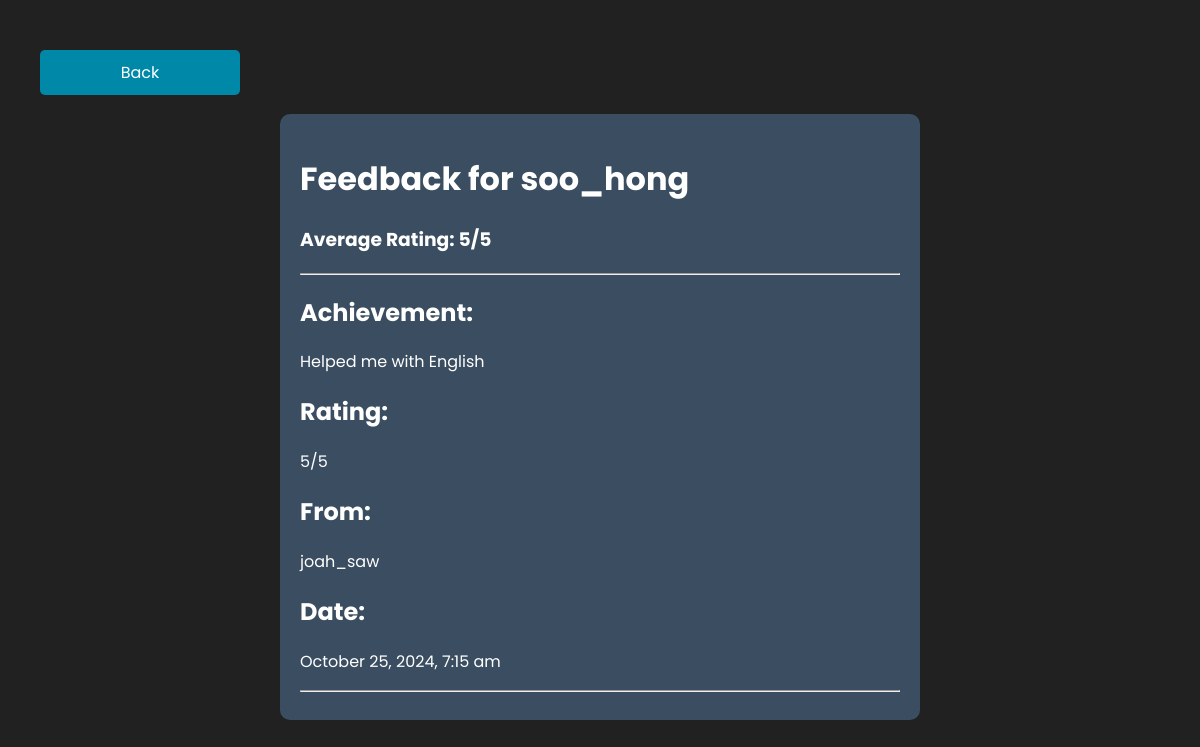
Screenshot of /view_feedback.php (signed in) with the database file from the repository.
### tables this page shows
CREATE TABLE `users` (
  `user_id` int(11) NOT NULL,
  `username` varchar(128) NOT NULL,
  `password` varchar(255) NOT NULL,
  `email` varchar(255) NOT NULL,
  `profile_img` varchar(255) DEFAULT NULL,
  `roles` varchar(10) NOT NULL
);

CREATE TABLE `feedback` (
  `id` int(11) NOT NULL,
  `user_id` int(11) NOT NULL,
  `rated_by_user_id` int(11) NOT NULL,
  `rating` int(11) NOT NULL,
  `comment` text DEFAULT NULL,
  `created_at` timestamp NOT NULL DEFAULT current_timestamp()
);

### view_feedback.php (the view, shortened to what this page needs)
<?php
include 'database.php';
$user_id = $_SESSION['user_id'];
$sql = "SELECT f.rating, f.comment, f.created_at, u.username as rated_by_username FROM feedback f
        JOIN users u ON f.rated_by_user_id = u.user_id
        WHERE f.user_id = ?";
$stmt = $conn->prepare($sql);
$stmt->bind_param("i", $user_id);
$stmt->execute();
$result = $stmt->get_result();
$feedbacks = [];
while ($row = $result->fetch_assoc()) {
    $feedbacks[] = $row;
}
$totalRating = array_sum(array_column($feedbacks, 'rating'));
$averageRating = count($feedbacks) > 0 ? $totalRating / count($feedbacks) : 0;
$sql_username = "SELECT username FROM users WHERE user_id = ?";
$stmt_username = $conn->prepare($sql_username);
$stmt_username->bind_param("i", $user_id);
$stmt_username->execute();
$result_username = $stmt_username->get_result();
$user = $result_username->fetch_assoc();
?>
<!DOCTYPE html>
<html lang="en">
<head>
</head>
<body>
        <button class="back-button" onclick="window.history.back();">
            Back
        </button>
        <div class="feedback-container">
    <h1>Feedback for <?php echo htmlspecialchars($user['username']); ?></h1>
    <?php if (count($feedbacks) > 0): ?>
        <h3>Average Rating: <?php echo round($averageRating, 1); ?>/5</h3>
        <hr>
        <?php foreach ($feedbacks as $feedback): ?>
            <div class="feedback-entry">
                <p><h2>Achievement:</h2> <?php echo htmlspecialchars($feedback['comment']); ?></p>
                <p><h2>Rating:</h2> <?php echo $feedback['rating']; ?>/5</p>
                <p><h2>From:</h2> <?php echo htmlspecialchars($feedback['rated_by_username']); ?></p>
                <p><h2>Date:</h2> <?php echo date("F j, Y, g:i a", strtotime($feedback['created_at'])); ?></p>
                <hr>
            </div>
        <?php endforeach; ?>
    <?php endif; ?>
</div>
</body>
</html>

### view_feedback.php (style rules this page uses)
body { font-family: "Poppins", sans-serif; background-color: #212121; margin: 20px; padding: 20px; color: white; }
.feedback-container { padding: 20px; background-color: #3B4E61; color: white; width: 600px; margin: auto; border-radius: 10px; }
.feedback-entry { padding: 0 0 0 0; }
.back-button { font-family: "Poppins", sans-serif; display: inline-block; width: 200px; padding: 10px; margin: 10px 0 19px 0; background-color: rgba(0, 136, 169, 1); color: white; text-align: center; border: none; border-radius: 5px; font-size: 16px; transition: background-color 0.3s ease; }

### rows the page displays
users: username "soo_hong"
feedback: comment "Helped me with English", rating "5", users.username "joah_saw", created_at "October 25, 2024, 7:15 am"

### other values shown
$averageRating "5"
